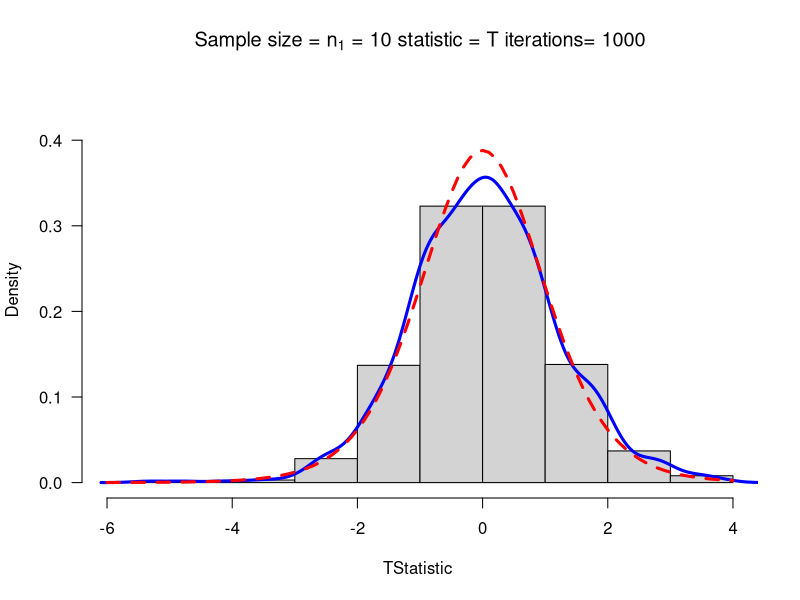

R code for this plot: (Note: this script raises an error after producing the figure.)
#This is a model R function that you can alter for other statistics
# Copy this function twice and alter the two copies to make sampling distributions from the T distribution
myTsim<-function(n1=10,sigma1=3,mean1=5,iter=1000,ymax=0.1,...){    # adjust ymax to make graph fit
  y1=rnorm(n1*iter,mean=mean1,sd=sigma1)# generate iter samples of size n1

  data1.mat=matrix(y1,nrow=n1,ncol=iter,byrow=TRUE) # Each column is a sample size n1

  sd1=apply(data1.mat,2,sd) # sd
  ybar=apply(data1.mat,2,mean)  # mean

  w=(ybar-mean1)/(sd1/sqrt(n1))      #T stat

  hist(w,freq=FALSE, ylim=c(0,ymax), # Histogram with annotation
       main=substitute(paste("Sample size = ",n[1]," = ",n1," statistic = ",T," iterations= ",iter)),
       xlab=expression(paste(T, "Statistic",sep=" ")), las=1)
  lines(density(w),col="Blue",lwd=3) # add a density plot
  curve(dt(x,n1-1),add=TRUE,col="Red",lty=2,lwd=3) # add a theoretical curve
  title=expression(T==frac((bar(y)-mu),s/sqrt(n1))) #mathematical annotation -see ?plotmath
  legend(locator(1),c("Simulated","Theoretical"),col=c("Blue","Red"),lwd=4,lty=1:2,bty="n",title=title) # Legend #
  return(list(w=w,summary=summary(w),sd=sd(w),fun="T")) # some output to use if needed
}


myTsim(n1 = 10, iter = 1000, mean1 = 10, sigma1 =4,ymax=.45)
myTsim(n1 = 20, iter = 1000, mean1 = 10, sigma1 =4,ymax=.5)
myTsim(n1 = 100, iter = 1000, mean1 = 10, sigma1 =4,ymax=.45)
myTsim(n1 = 200, iter = 1000, mean1 = 10, sigma1 =4,ymax=.45)
T <- myTsim(n1 = 10, iter = 1500, mean1 = 20, sigma1 = 10)
hist(T$w)
